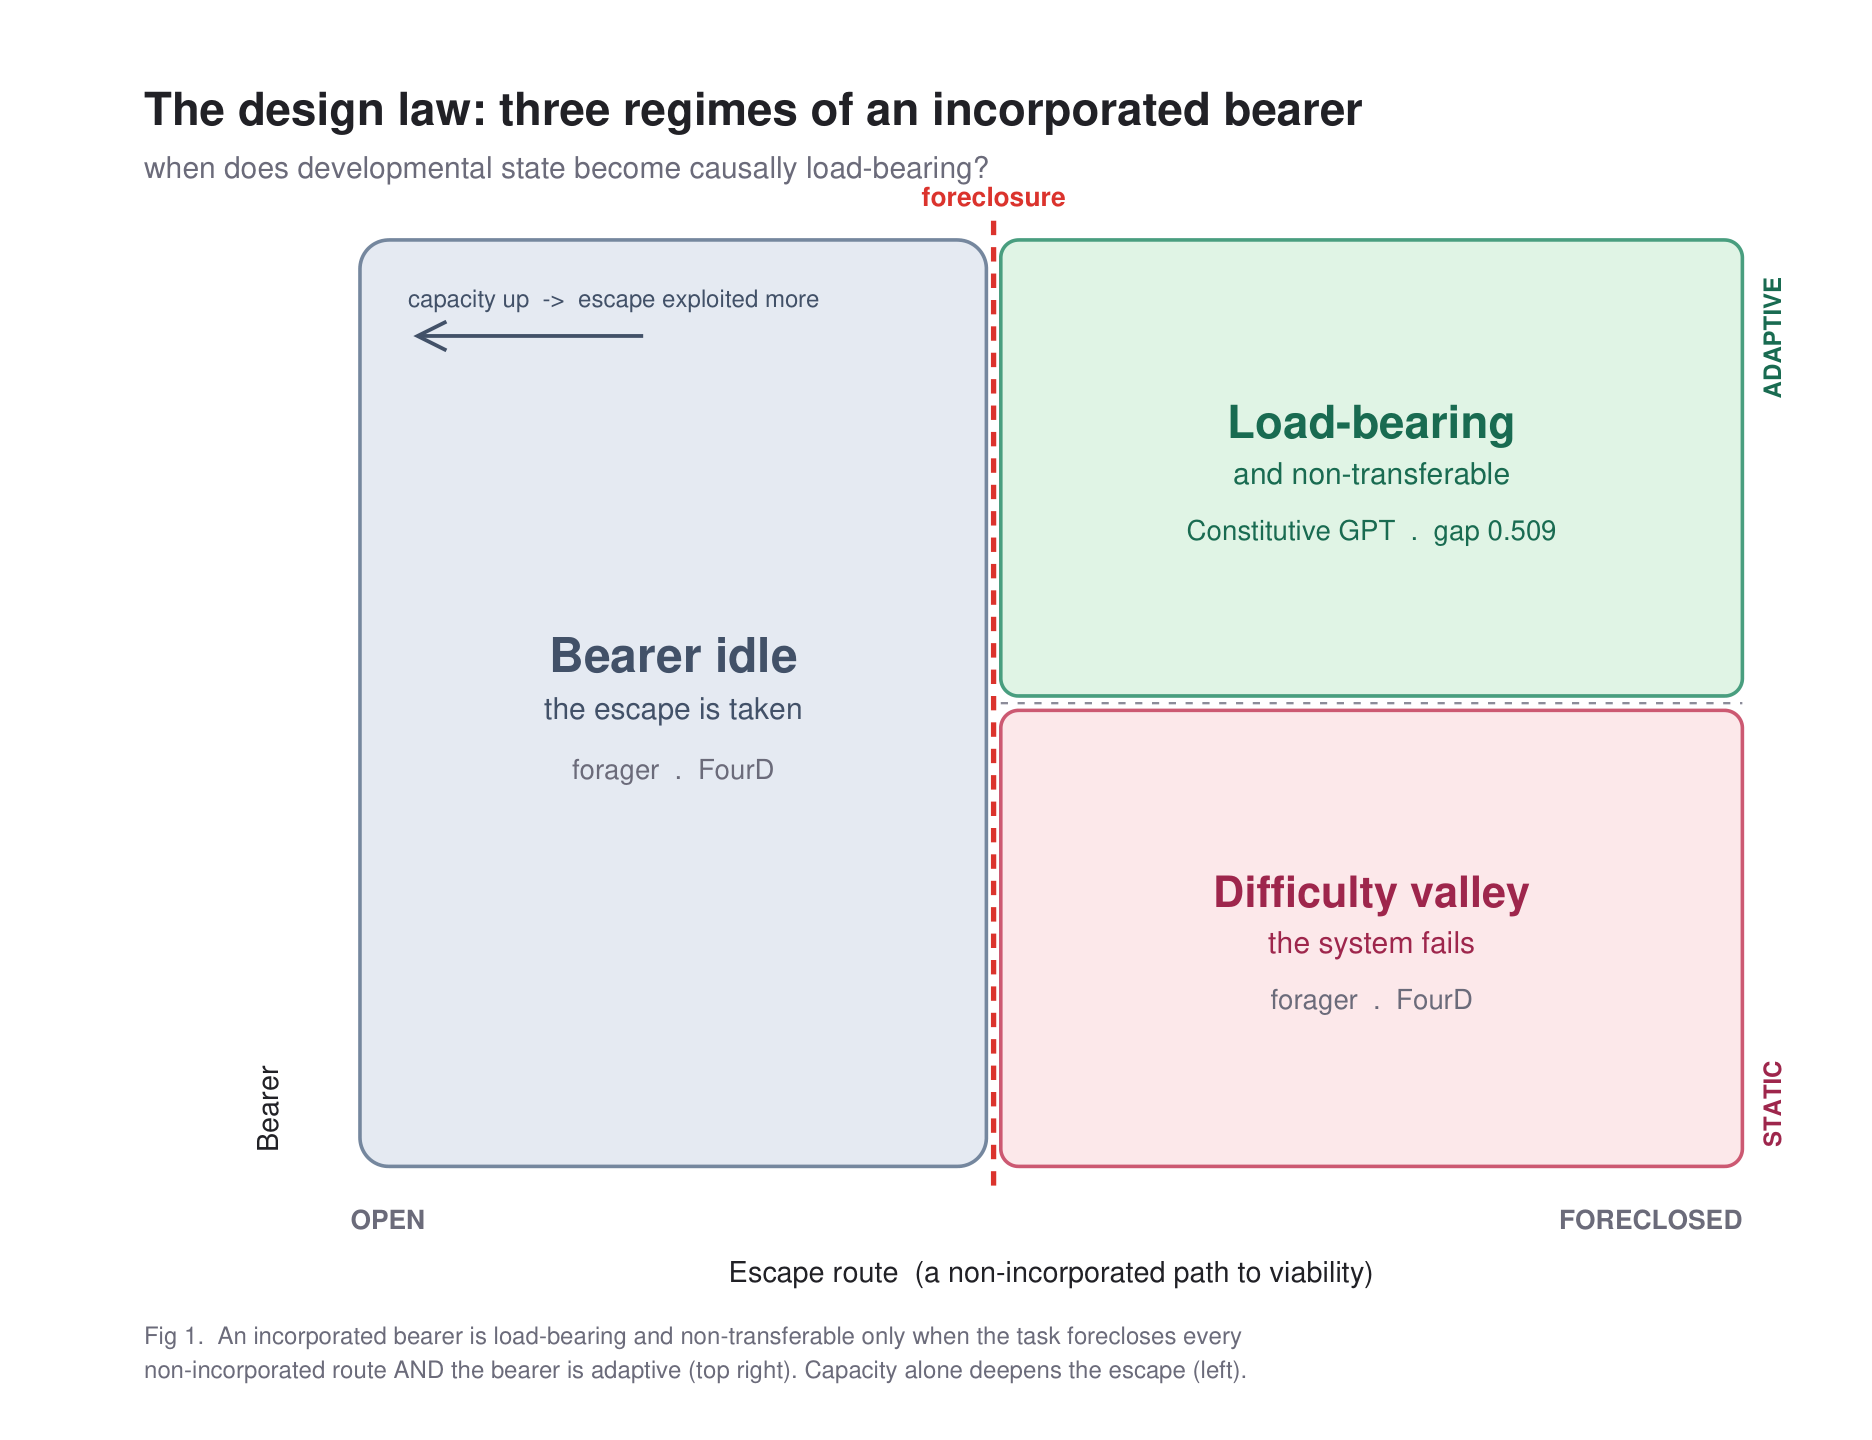

The Python source for this figure:
"""Figure 1 for the convergence paper: the design law's three regimes as a 2D
design space (escape x bearer-adaptivity), rendered as vector art -> high-res PNG.
Matches the style of fig1_hierarchy.py."""
import fitz

W, H = 780, 600
doc = fitz.open()
page = doc.new_page(width=W, height=H)

# palette (coherent with fig1_hierarchy)
SLATE_F, SLATE_B, SLATE_T = (0.90, 0.92, 0.95), (0.46, 0.53, 0.62), (0.26, 0.32, 0.41)
GREEN_F, GREEN_B, GREEN_T = (0.88, 0.96, 0.90), (0.29, 0.62, 0.50), (0.10, 0.42, 0.32)
ROSE_F, ROSE_B, ROSE_T = (0.99, 0.91, 0.92), (0.80, 0.35, 0.45), (0.62, 0.15, 0.30)
RED = (0.86, 0.20, 0.18)
INK = (0.13, 0.13, 0.15)
MUT = (0.42, 0.42, 0.48)


def box(rect, fill, border, radius=12, width=1.5):
    page.draw_rect(rect, color=border, fill=fill, width=width, radius=radius / rect.width)


def ctext(rect, lines, fonts, dy=0.0):
    total = sum(sz * 1.4 for _, sz, _ in lines)
    y = rect.y0 + (rect.height - total) / 2 + dy
    for (txt, sz, col), fn in zip(lines, fonts):
        y += sz * 1.1
        tw = fitz.get_text_length(txt, fontname=fn, fontsize=sz)
        page.insert_text((rect.x0 + (rect.width - tw) / 2, y), txt, fontname=fn, fontsize=sz, color=col)
        y += sz * 0.3


# title
page.insert_text((60, 52), "The design law: three regimes of an incorporated bearer",
                 fontname="hebo", fontsize=19, color=INK)
page.insert_text((60, 74), "when does developmental state become causally load-bearing?",
                 fontname="helv", fontsize=12.5, color=MUT)

# plot frame
x0, x1, y0, y1 = 150, 726, 100, 486
xm = x0 + int((x1 - x0) * 0.46)          # foreclosure boundary
ym = y0 + int((y1 - y0) * 0.5)           # static/adaptive boundary

# regions
box(fitz.Rect(x0, y0, xm - 3, y1), SLATE_F, SLATE_B)                 # escape open (full height)
box(fitz.Rect(xm + 3, y0, x1, ym - 3), GREEN_F, GREEN_B)            # closed + adaptive
box(fitz.Rect(xm + 3, ym + 3, x1, y1), ROSE_F, ROSE_B)             # closed + static

# region labels
ctext(fitz.Rect(x0, y0, xm - 3, y1),
      [("Bearer idle", 20, SLATE_T), ("the escape is taken", 12.5, SLATE_T),
       ("", 6, SLATE_T), ("forager  .  FourD", 11.5, MUT)], ["hebo", "helv", "helv", "helv"])
ctext(fitz.Rect(xm + 3, y0, x1, ym - 3),
      [("Load-bearing", 19, GREEN_T), ("and non-transferable", 12.5, GREEN_T),
       ("", 5, GREEN_T), ("Constitutive GPT  .  gap 0.509", 11.5, GREEN_T)],
      ["hebo", "helv", "helv", "helv"])
ctext(fitz.Rect(xm + 3, ym + 3, x1, y1),
      [("Difficulty valley", 18, ROSE_T), ("the system fails", 12.5, ROSE_T),
       ("", 5, ROSE_T), ("forager  .  FourD", 11.5, MUT)], ["hebo", "helv", "helv", "helv"])

# foreclosure boundary (dashed red) + label
page.draw_line(fitz.Point(xm, y0 - 8), fitz.Point(xm, y1 + 8), color=RED, width=2.2, dashes="[6 5] 0")
fl = "foreclosure"
tw = fitz.get_text_length(fl, fontname="hebo", fontsize=11)
page.insert_text((xm - tw / 2, y0 - 14), fl, fontname="hebo", fontsize=11, color=RED)

# adaptivity split (only on the right, subtle)
page.draw_line(fitz.Point(xm + 3, ym), fitz.Point(x1, ym), color=(0.55, 0.55, 0.6), width=1.0, dashes="[3 4] 0")

# scaling-corollary arrow inside the idle region (capacity pushes deeper into escape)
ay = y0 + 40
page.draw_line(fitz.Point(x0 + 118, ay), fitz.Point(x0 + 24, ay), color=SLATE_T, width=1.6)
page.draw_polyline([fitz.Point(x0 + 36, ay - 6), fitz.Point(x0 + 24, ay), fitz.Point(x0 + 36, ay + 6)],
                   color=SLATE_T, width=1.6)
page.insert_text((x0 + 20, ay - 12), "capacity up  ->  escape exploited more", fontname="helv", fontsize=10, color=SLATE_T)

# X axis
page.insert_text((x0 - 4, y1 + 26), "OPEN", fontname="hebo", fontsize=11, color=MUT)
fw = fitz.get_text_length("FORECLOSED", fontname="hebo", fontsize=11)
page.insert_text((x1 - fw, y1 + 26), "FORECLOSED", fontname="hebo", fontsize=11, color=MUT)
xt = "Escape route  (a non-incorporated path to viability)"
tw = fitz.get_text_length(xt, fontname="helv", fontsize=12)
page.insert_text(((x0 + x1) / 2 - tw / 2, y1 + 48), xt, fontname="helv", fontsize=12, color=INK)

# Y axis (rotated title + adaptive/static markers on the right column)
page.insert_text((x1 + 16, y0 + 66), "ADAPTIVE", fontname="hebo", fontsize=10, color=GREEN_T, rotate=90)
page.insert_text((x1 + 16, y1 - 8), "STATIC", fontname="hebo", fontsize=10, color=ROSE_T, rotate=90)
page.insert_text((116, y1 - 6), "Bearer", fontname="helv", fontsize=12, color=INK, rotate=90)

# caption
cap1 = "Fig 1.  An incorporated bearer is load-bearing and non-transferable only when the task forecloses every"
cap2 = "non-incorporated route AND the bearer is adaptive (top right). Capacity alone deepens the escape (left)."
page.insert_text((60, H - 40), cap1, fontname="helv", fontsize=10, color=MUT)
page.insert_text((60, H - 26), cap2, fontname="helv", fontsize=10, color=MUT)

from pathlib import Path
out = Path(__file__).parent / "fig_designlaw.png"
pix = page.get_pixmap(matrix=fitz.Matrix(2.4, 2.4), alpha=False)
pix.save(str(out))
print(f"{out.name}: {pix.width}x{pix.height}")
